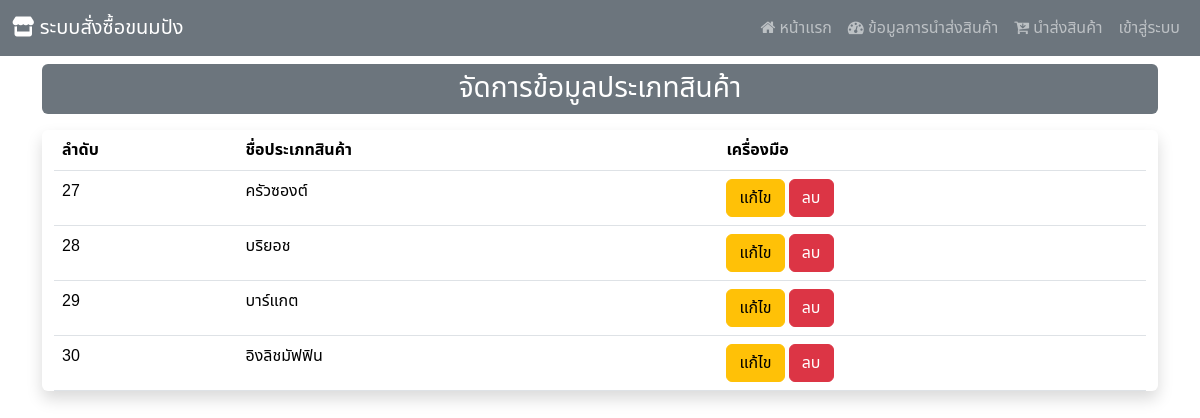
Screenshot of /manage_type with the database file from the repository.
### Hospital_app/models.py (models this page shows, shortened)
class d_type(models.Model):
    type_id = models.AutoField(primary_key=True)
    type_name = models.CharField(max_length=255)

### Hospital_app/views.py (the view)
# urls.py: path('manage_type',views.manage_type),
def manage_type(request):
    show_type = d_type.objects.all()
    context  = {"type" : show_type}
    return render(request,'manage_type.html',context)

### Hospital_app/templates/manage_type.html (shortened to what this page needs)
{% extends "base.html" %}
{% block content %}
<div class="mt-2 p-2 bg-secondary text-center text-white rounded h3">
    จัดการข้อมูลประเภทสินค้า
</div>
<div class="container-fluid my-3 justify-content-center align-items-center shadow rounded">
    <table class="table table-responsive">
        <thead>
            <tr>
                <th>ลำดับ</th>
                <th>ชื่อประเภทสินค้า</th>
                <th></th>
                <th>เครื่องมือ</th>
            </tr>
        </thead>
        <tbody>
            {% for i in type %}
            <tr>
                <td>{{ i.type_id }}</td>
                <td>{{ i.type_name }}</td>
                <td>{{ i.product_exp }}</td>
                <td>
                <div class="col d-none d-sm-block">
                    <a href="editt/{{ i.type_id }}" class="btn btn-warning">แก้ไข</a>
                    <a href="delete_type/{{ i.type_id }}/" class="btn btn-danger" data-bs-toggle="modal" data-bs-target="#deleteConfirmationModal" onclick="setDeleteUrl('delete_type/{{ i.type_id }}/')">ลบ</a>
                </div>
                </td>
            </tr>
            {% endfor %}
        </tbody>
      </div>
</div>
{% endblock %}

### Hospital_app/templates/base.html (style rules this page uses)
body { font-family: "Noto Sans Thai", sans-serif; }

### rows the page displays
d_type: type_id "27", type_name "ครัวซองต์"
d_type: type_id "28", type_name "บริยอช"
d_type: type_id "29", type_name "บาร์แกต"
d_type: type_id "30", type_name "อิงลิชมัฟฟิน"
